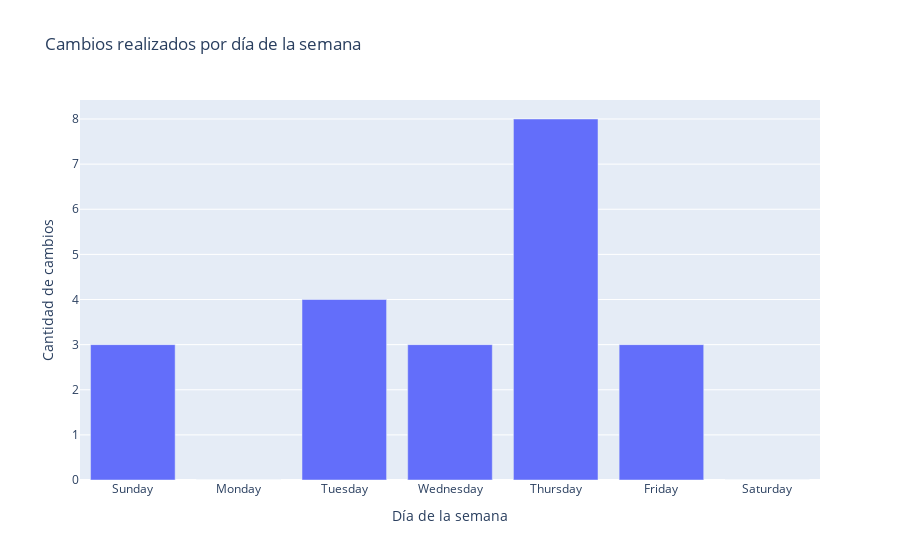

Source (notebook cell):
### Markdown cell above
## Modificaciones de etiquetas por día de la semana

### Code cell
df['dia_semana'] = df['ultima actualizacion'].dt.day_name()

# Obtener los días de la semana en orden
order_days = ['Sunday', 'Monday', 'Tuesday', 'Wednesday', 'Thursday', 'Friday', 'Saturday']

# Calcular los cambios por día de la semana y ordenarlos
cambios_por_dia = df['dia_semana'].value_counts().reindex(order_days).fillna(0)

# Crear la figura de barras
fig = plt.graph_objs.Figure(data=plt.graph_objs.Bar(
    x=cambios_por_dia.index,
    y=cambios_por_dia.values
))

# Actualizar el diseño de la figura
fig.update_layout(
    title='Cambios realizados por día de la semana',
    xaxis=dict(
        title='Día de la semana',
        categoryarray=order_days  # Establecer el orden de las categorías en el eje x
    ),
    yaxis=dict(
        title='Cantidad de cambios'
    )
)

# Mostrar la figura
fig.show()

### Figure 1 — Plotly figure (JSON) as saved in the notebook; plotly's stock layout.template omitted (floating-point values rounded to 4 significant figures)
{"data": [{"type": "bar", "x": ["Sunday", "Monday", "Tuesday", "Wednesday", "Thursday", "Friday", "Saturday"], "y": [3, 0, 4, 3, 8, 3, 0]}], "layout": {"title": {"text": "Cambios realizados por día de la semana"}, "xaxis": {"categoryarray": ["Sunday", "Monday", "Tuesday", "Wednesday", "Thursday", "Friday", "Saturday"], "title": {"text": "Día de la semana"}}, "yaxis": {"title": {"text": "Cantidad de cambios"}}}}
